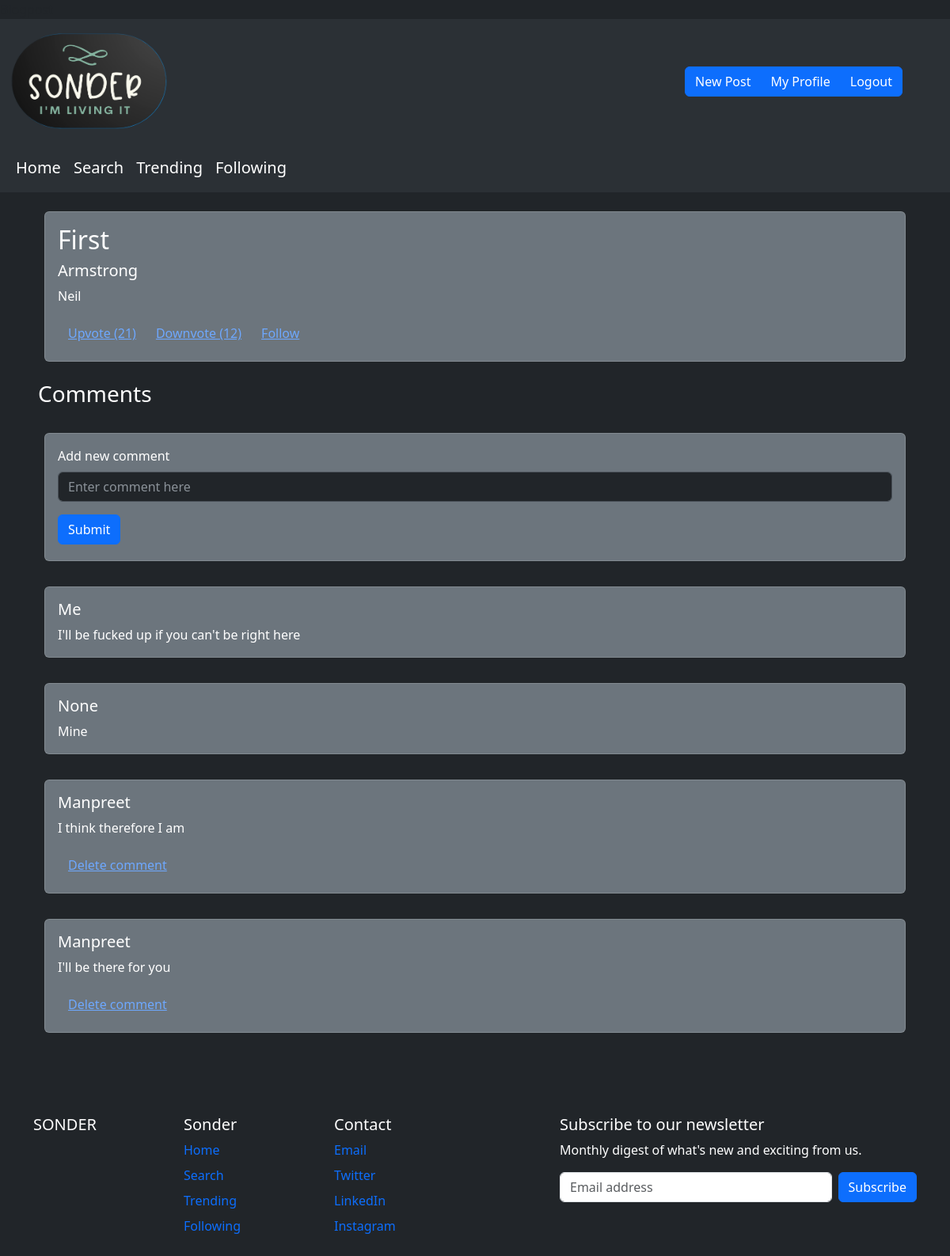
Page /1 (signed in) on the committed database.
### tables this page shows
CREATE TABLE posts (
    id INTEGER PRIMARY KEY AUTOINCREMENT,
    created TIMESTAMP NOT NULL DEFAULT CURRENT_TIMESTAMP,
    title TEXT NOT NULL,
    content TEXT NOT NULL,
    author TEXT NOT NULL
);

CREATE TABLE comments (
    comment_id INTEGER PRIMARY KEY AUTOINCREMENT,
    created TIMESTAMP NOT NULL DEFAULT CURRENT_TIMESTAMP,
    post_id INTEGER NOT NULL,
    content TEXT NOT NULL,
    author
);

### app.py (the view)
@app.route('/<string:username>')
def byauthor(username):
    conn = get_db_connection()
    blogs = conn.execute('SELECT * FROM posts WHERE author = ?', (username,)).fetchall()
    return render_template('byauthor.html', username=username, blogs=blogs)

### app.py (called while the page is built, shortened)
def get_db_connection():
    conn = sqlite3.connect('database.db')
    conn.row_factory = sqlite3.Row
    return conn

def getPost(postId):
    conn = get_db_connection()
    post = conn.execute('SELECT * FROM posts WHERE id = ?', (postId,)).fetchone()
    conn.close()
    if post is None:
        abort(404)
    return post

def getComments(postId):
    conn = get_db_connection()
    comments = conn.execute('SELECT * FROM comments WHERE post_id = ?', (postId,)).fetchall()
    conn.close()
    if comments is None:
        return {}
    return comments

@app.route('/<int:postId>', methods=('GET', 'POST'))
def viewPost(postId):
    post = getPost(postId)
    comments = getComments(postId)
    return render_template('blogpost.html', posts=post, comments=comments)

### templates/blogpost.html (shortened to what this page needs)
{% extends 'base.html' %}
{% block body %}
      <div class="d-grid gap-3">
        <div class="p-2 bg-dark text-white mx-5 mt-3" data-bs-theme="dark">
            <div class="card bg-secondary text-white" data-bs-theme = "dark">
                <div class="card-body">
                  <h2 class="card-title">{{posts.title}}</h2>
                  <h5> {{posts.author}} </h5>
                  <p class="card-text">{{posts.content}}</p>
                  <div class="btn-group" role="group" aria-label="Basic outlined example">
                    <button type="button" class="btn btn-link">Upvote (21)</button>
                    <button type="button" class="btn btn-link">Downvote (12)</button>
                    <button type="button" class="btn btn-link">Follow</button>
                  </div>
                </div>
              </div>
        </div>
        <div><h3 class = "text-white mx-5">Comments</h3></div>
        <div class="p-2 bg-dark text-white mx-5" data-bs-theme="dark">
          <div class="card bg-secondary text-white" data-bs-theme = "dark">
          <div class="card-body">
        {%if session['username']%}
        <form method="post">
        <div class="mb-3">
          <label for="exampleInputComment1" class="form-label text-white">Add new comment</label>
          <input type="text" class="form-control" id="exampleInputComment1" placeholder="Enter comment here" name="content"></input>
        </div>
        <button type="submit" class="btn btn-primary mb-1">Submit</button>
        </form>
        {%endif%}
    </div>
  </div>
</div>
        {%for comment in comments%}
        <div class="p-2 bg-dark text-white mx-5" data-bs-theme="dark">
            <div class="card bg-secondary text-white" data-bs-theme = "dark">
                <div class="card-body">
                  <h5> {{comment.author}}  </h5>
                  <p class="card-text">{{comment.content}}</p>
                  {%if session['username'] and session['username'] == comment.author%}
                  <div class="btn-group" role="group" aria-label="Basic outlined example">
                    <button type="button" class="btn btn-link">Delete comment</button>
                  </div>
                  {%endif%}
                </div>
              </div>
        </div>
        {% endfor %}
      </div>
{% endblock %}

### rows in the picture
posts: title "First", author "Armstrong", content "Neil"
comments: author "Me", content "I'll be fucked up if you can't be right here"
comments: author "None", content "Mine"
comments: author "Manpreet", content "I think therefore I am", shows "Delete comment"
comments: author "Manpreet", content "I'll be there for you", shows "Delete comment"
